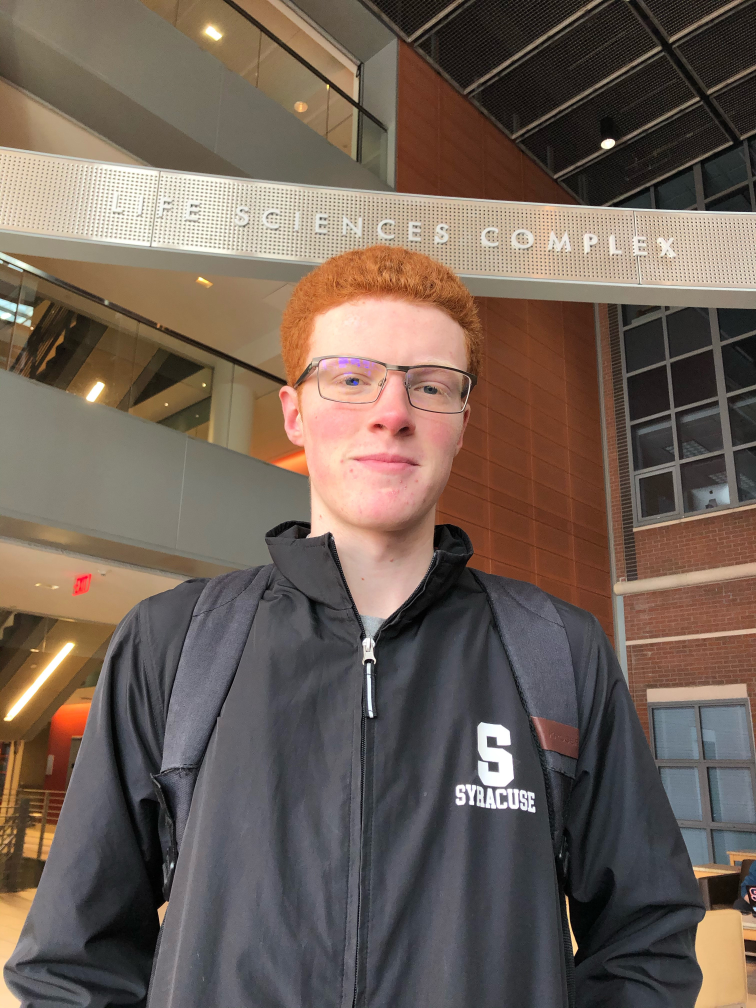
#> input picture matt.jpg, 3024 x 4032 px (shown at 1/4 size)
$ python -i face.py   (imports and definitions only)
#> lines starting #> are read from the running program, lines starting #| are printed output that depends on the picture
import cv2

cascPath = "./data/haarcascade_frontalface_alt.xml"
eyePath = "./data/haarcascade_eye_tree_eyeglasses.xml"

faceCascade = cv2.CascadeClassifier(cascPath)
eyeCascade = cv2.CascadeClassifier(eyePath)

testImage = "matt.jpg"

def get_face(image):
#> called with image = 'matt.jpg'
    eye_list = []
    frame = cv2.imread(image)
#> frame is the input picture: shape (4032, 3024, 3); mean B, G, R 86.2, 96.1, 111.1
    frame = cv2.cvtColor(frame, cv2.COLOR_BGR2GRAY)
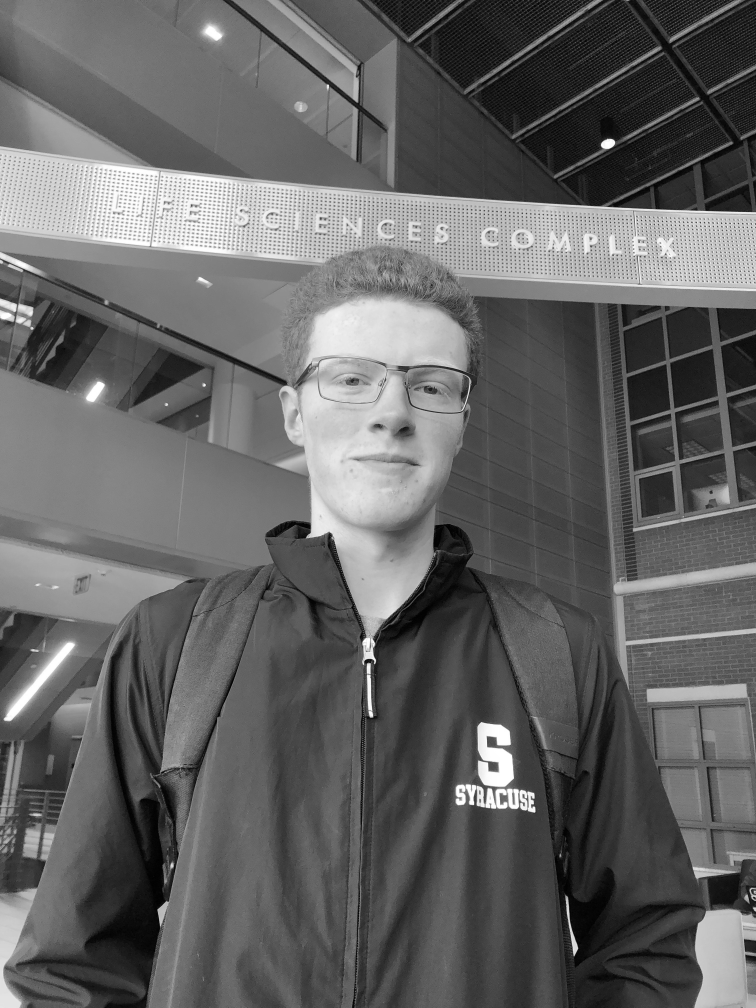
#> frame: shape (4032, 3024) (shown at 1/4 size); min 0, max 255, mean 99.5
    faces = faceCascade.detectMultiScale(frame)
#> faces = [[1103, 1176, 895, 895]]
    for (x, y, w, h) in faces:
        faceROI = frame[y:y+int(h/2), x:x+w]
        eyes = eyeCascade.detectMultiScale(faceROI)
        for (x2, y2, w2, h2) in eyes:
            eye_center = (x + x2 + w2//2, y + y2 + h2//2)
            eye_radius = int(round((w2 + h2)*0.25))
            eye_list.append(tuple(list(eye_center)+[eye_radius]))
#> this loop made 1 pass
#> (x, y, w, h, eyes) on pass 1: (1103, 1176, 895, 895, [[249, 293, 115, 115], [542, 312, 128, 128]])
#> pass 1, in get_face, `faceROI = frame[y:y+int(h/2), x:x+w]`:
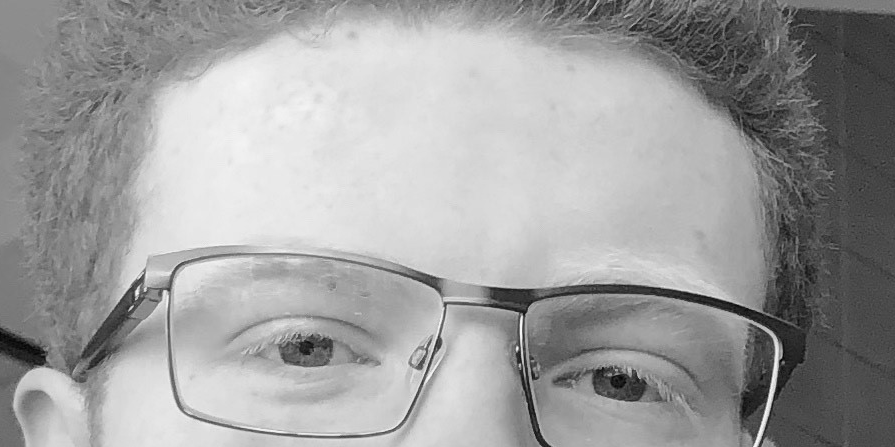
#> faceROI: shape (447, 895); min 3, max 250, mean 158.6
#> after the loop, eye_list = [(1409, 1526, 58), (1709, 1552, 64)]
    return eye_list

def resize_img(filename):
    frame = cv2.imread(filename)
    W = 1000.
    _, width, _ = frame.shape
    imgScale = W/width
    newX,newY = frame.shape[1]*imgScale, frame.shape[0]*imgScale
    frame = cv2.resize(frame,(int(newX),int(newY)))
    filename = "new" + filename
    cv2.imwrite(filename,frame)

# [7 lines not run here, left out]

>>> result = get_face('matt.jpg')
#> result = [(1409, 1526, 58), (1709, 1552, 64)]

$ run again, on yeet.jpg
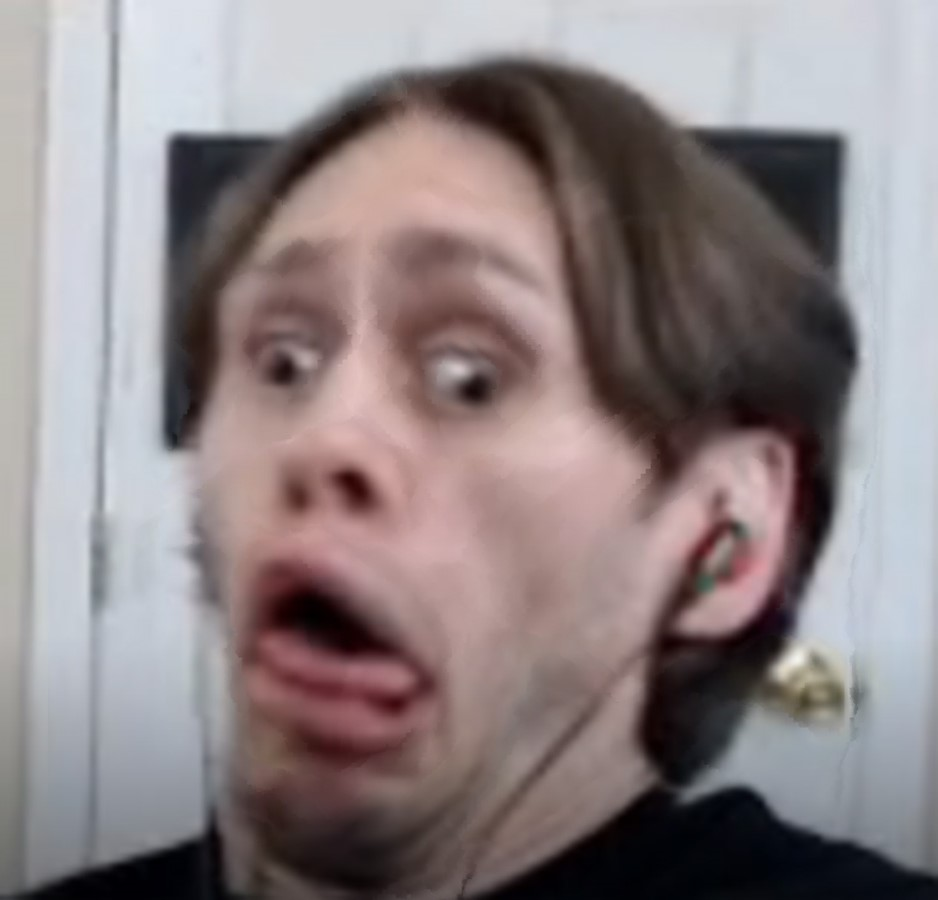
#> input picture yeet.jpg, 938 x 900 px
#> in get_face, frame is the input picture: shape (900, 938, 3); mean B, G, R 131, 129.4, 140.3
#> in get_face, `frame = cv2.cvtColor(frame, cv2.COLOR_BGR2GRAY)`:
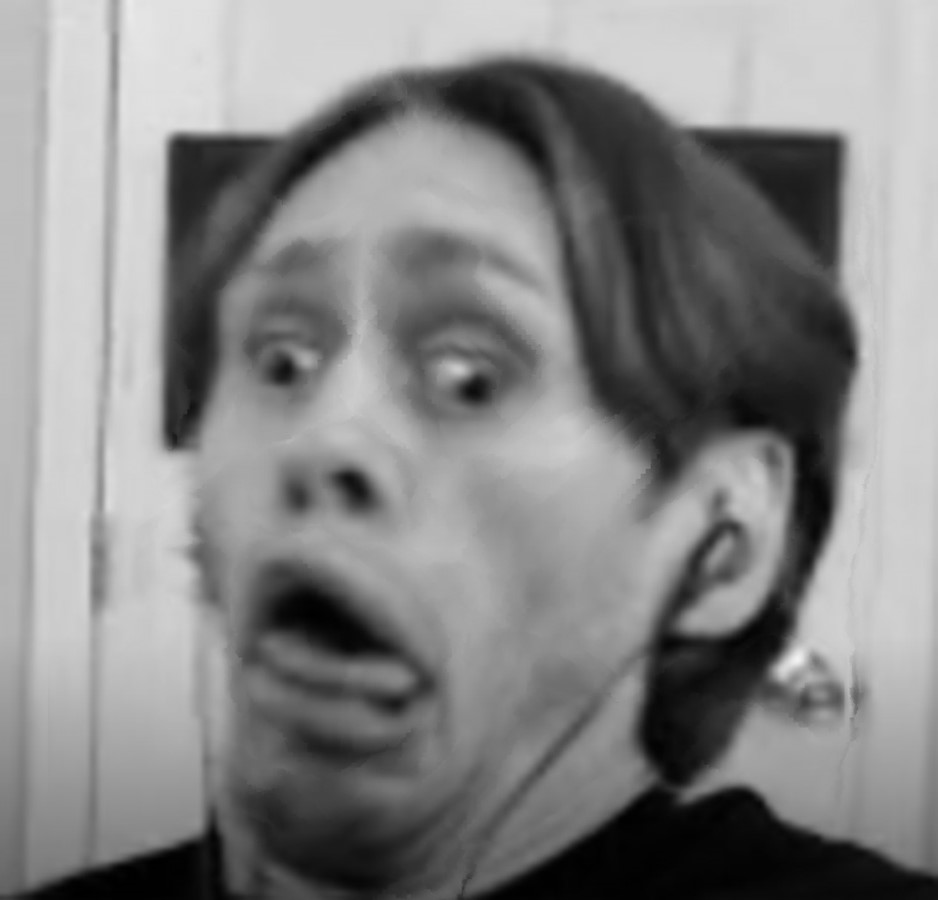
#> frame: shape (900, 938); min 0, max 243, mean 132.9
#> faces = [[80, 124, 573, 573]]
#> the loop in get_face, `for (x, y, w, h) in faces:` made 1 pass
#> (x, y, w, h, eyes) on pass 1: (80, 124, 573, 573, [[167, 195, 81, 81]])
#> pass 1, in get_face, `faceROI = frame[y:y+int(h/2), x:x+w]`:
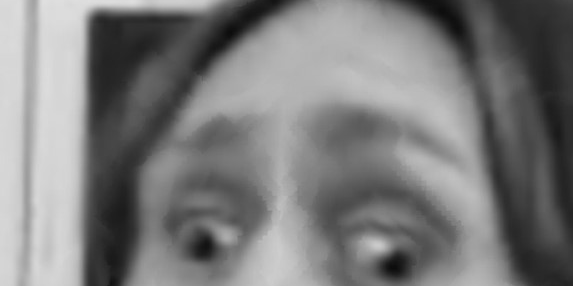
#> faceROI: shape (286, 573); min 12, max 223, mean 123.9
#> after the loop in get_face, `for (x, y, w, h) in faces:`: eye_list = [(287, 359, 40)]

$ run again, on attempt1.png
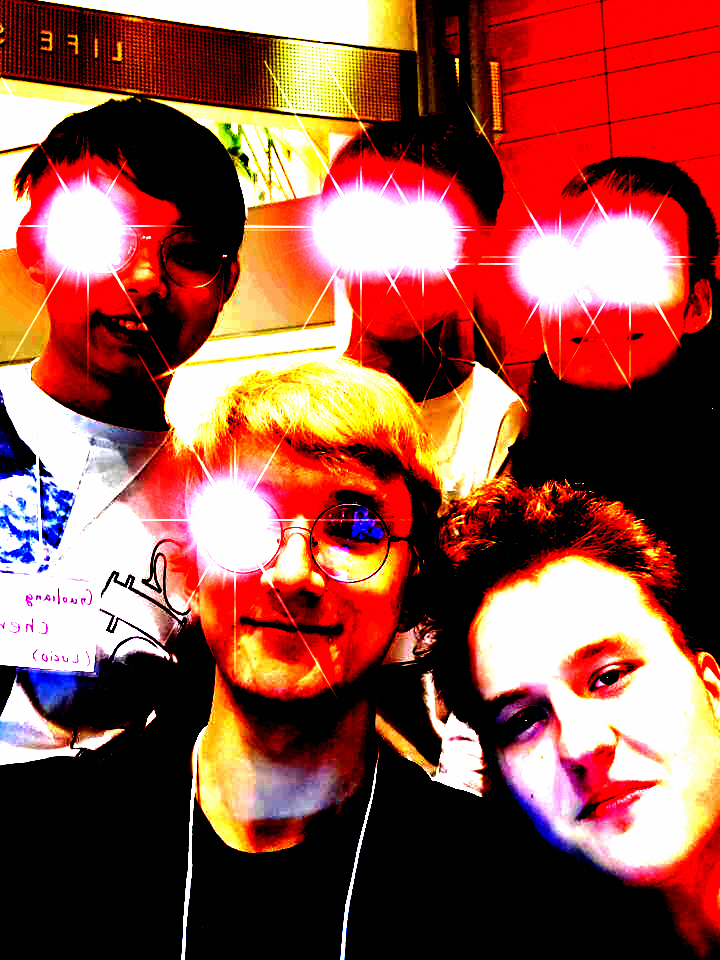
#> input picture attempt1.png, 720 x 960 px
#> in get_face, frame is the input picture: shape (960, 720, 3); mean B, G, R 70, 82.2, 145.5
#> in get_face, `frame = cv2.cvtColor(frame, cv2.COLOR_BGR2GRAY)`:
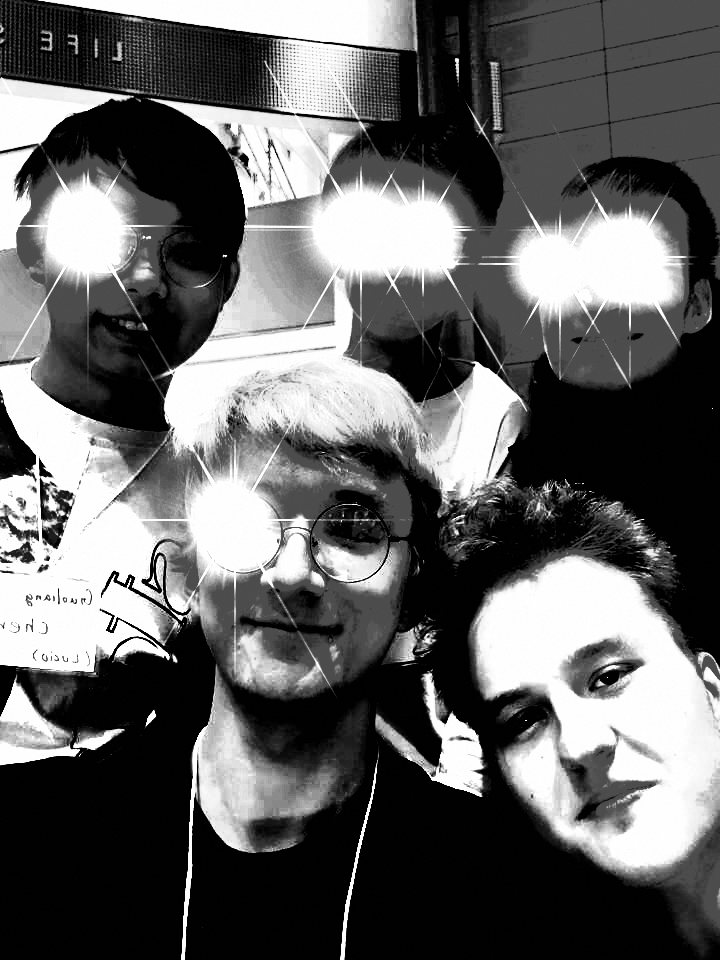
#> frame: shape (960, 720); min 0, max 255, mean 99.8
#> faces = ()
#> after the loop in get_face, `for (x, y, w, h) in faces:`: eye_list = []
